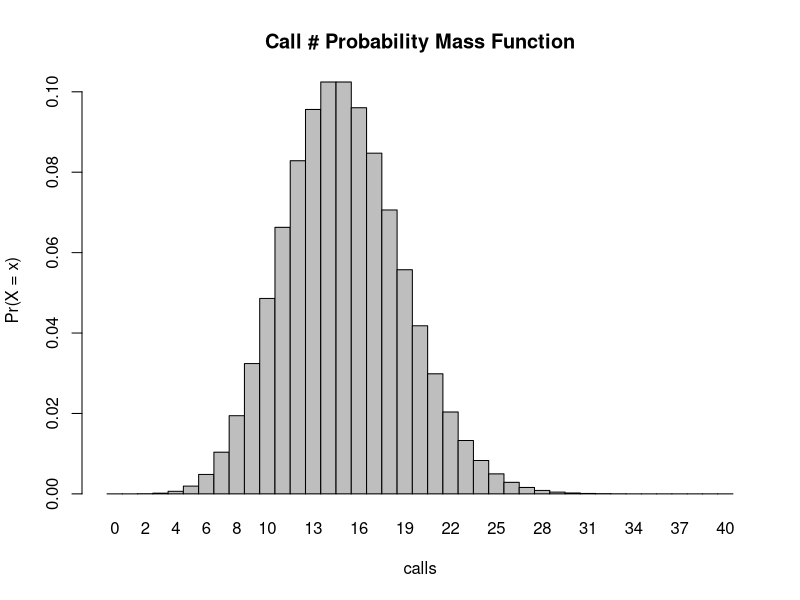
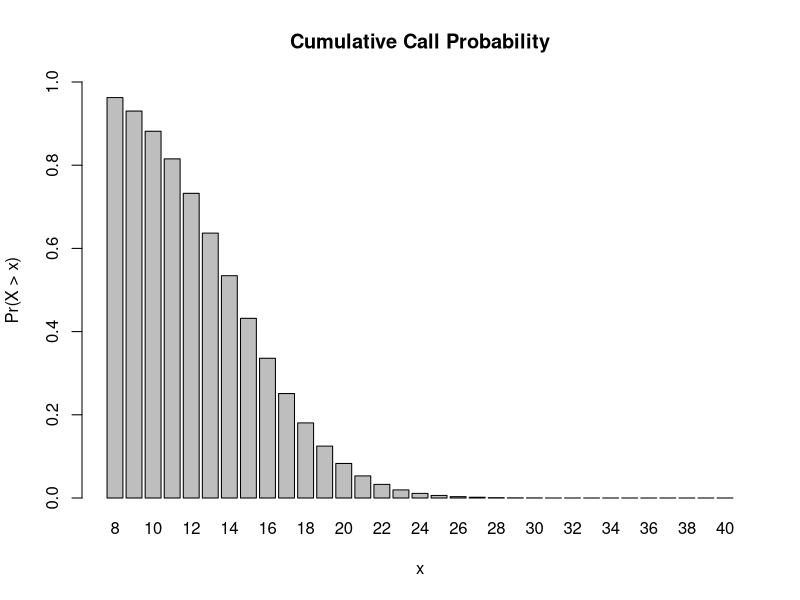
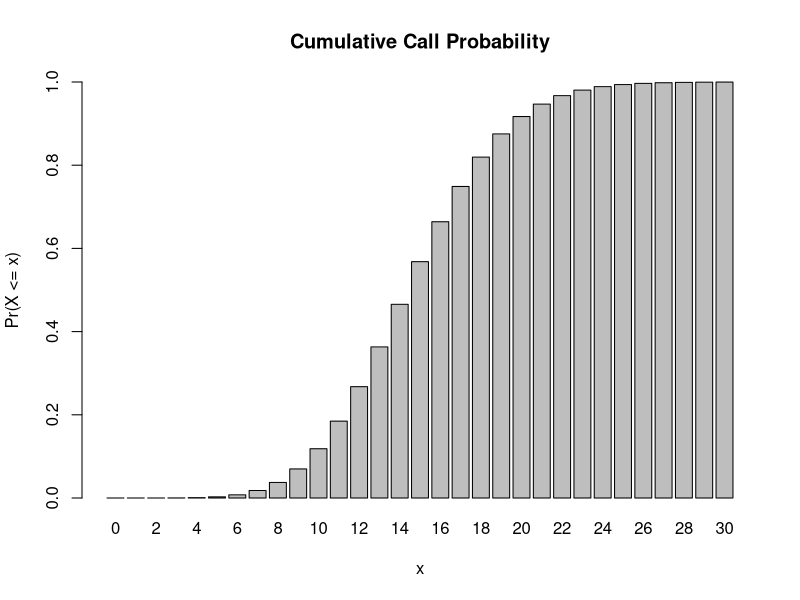
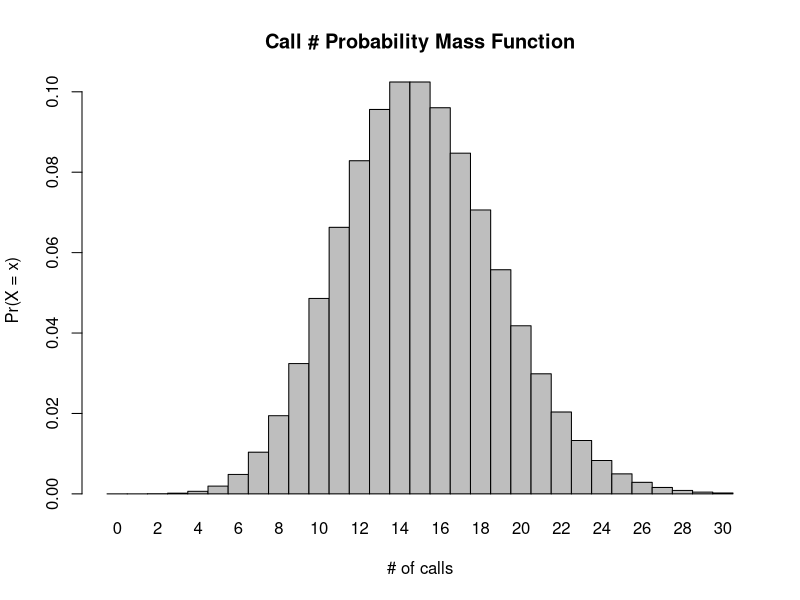
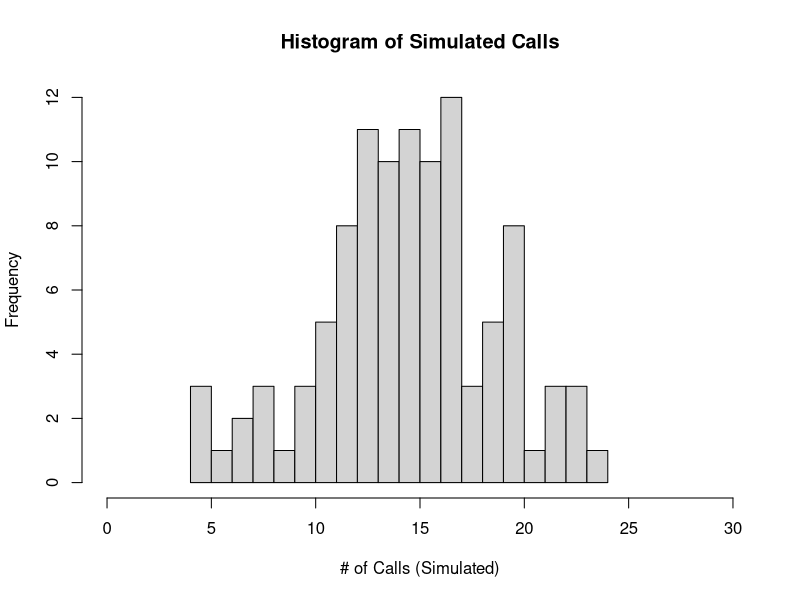

These charts were generated, in order, by the following R code:
## ---- chunk 1
knitr::opts_chunk$set(echo = TRUE)
## ---- chunk 2
# let's start by assigning X as a Poisson random distribution of the number of calls heard in a 2 hour monitoring session
X <- dpois(0:40,15) #this defines X as a poisson distribution with a mean of 15 over the interval of 0-40 (I just chose the max more or less at random to just try and get a full spread of the distribution)
barplot(X, names.arg = 0:40, space = 0, xlab = "calls", ylab = "Pr(X = x)", main = "Call # Probability Mass Function") #this plots the above generated distribution just to check that it looks right
## ---- chunk 3
ppois(8, 15, lower.tail = FALSE) #ppois returns the cumulative distribution function for a given lambda (in our case 15) and value within the distribution (in our case 8 for the number of calls we're trying to determine the probability for), we specify lower.tail = FALSE to ensure we're finding the probability of the upper tail (i.e. greater than our given value of 8)
## ---- chunk 4
barplot(ppois(8:40, lambda = 15, lower.tail = FALSE), ylim = 0:1, names.arg = 8:40, xlab = "x",
    ylab = "Pr(X > x)", main = "Cumulative Call Probability") # we can visualize the cumulative probability distribution by plotting ppois between our lower value (8) and an undetermined max (I use 40 here, it can theoretically go to infinity but our probability is already essentially at 0 well before we hit 30)
## ---- chunk 5
ppois(0, 15) # as before we use the ppois function to return the cumulative distribution, though this time we leave lower.tail = TRUE to find the probability X <= x (inclusive). Since we're essentially finding the probability in a range from 0 to 0 it's astronomically low,
## ---- chunk 6
barplot(ppois(0:30, lambda = 15), ylim = 0:1, names.arg = 0:30, xlab = "x",
    ylab = "Pr(X <= x)", main = "Cumulative Call Probability") #same as before we're plotting the probability distribution, though since lower.tail = TRUE this time note that the distribution appears inverted to the previous plot. We're finding the probability X <= x, instead of X > x
## ---- chunk 7
#technically I think it'd be better to answer this question like this tho:

dpois(0,15) # since this returns the direct probability of a single value rather than a spread, though note that both answers are the same: 3.059023e-07
## ---- chunk 8
# now we return to using the dpois function
dpois(3, 15) # return the probability for a single value (3) given a poisson distribution with a mean of 15
## ---- chunk 9
barplot(dpois(0:30, 15), names.arg = 0:30, space = 0, xlab = "# of calls", ylab = "Pr(X = x)", main = "Call # Probability Mass Function") # see above for a discussion of dpois, the plot here is the same, just over the range 0:30
## ---- chunk 10
simulated_calls <- rpois(104, 15) #rpois lets us generate a random number based on a poisson distribution, the arguments are n (104), the sample size, and lambda (15), the mean same as above
simulated_calls
## ---- chunk 11
hist(simulated_calls, 
     xlim = c(0,30), 
     breaks = 15, 
     xlab = "# of Calls (Simulated)", 
     main = "Histogram of Simulated Calls")
